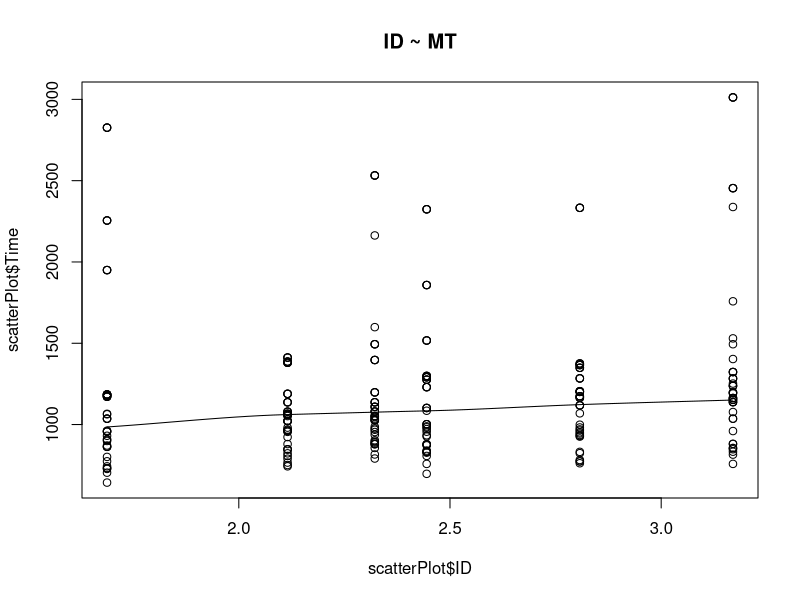
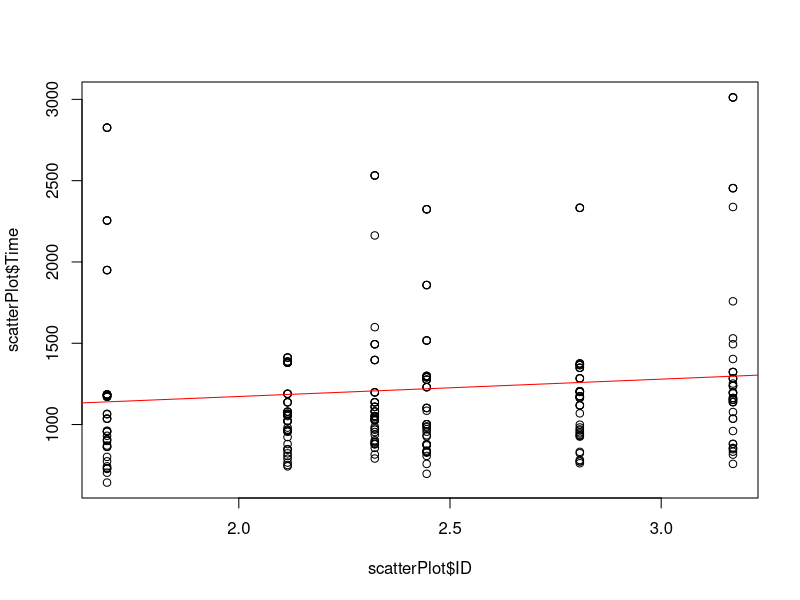
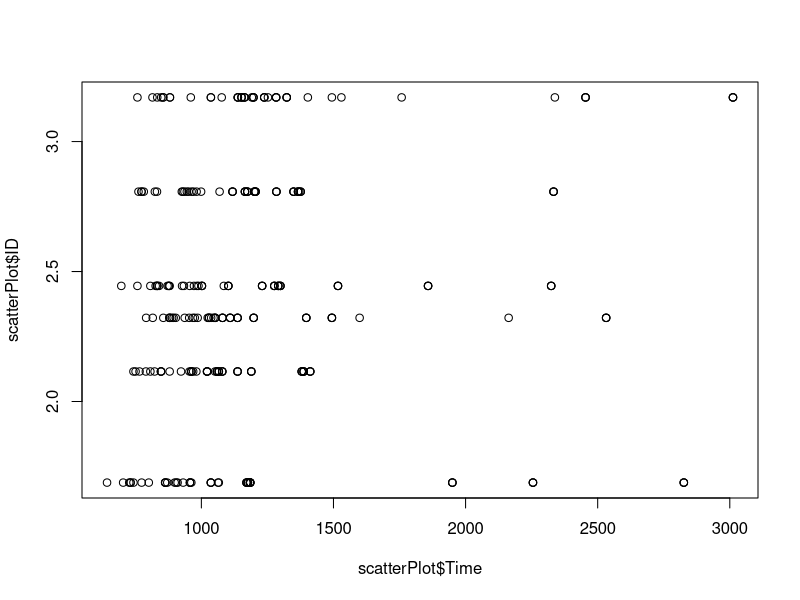

Source code (R) for these figures, in order: (Note: this script raises an error after producing the figures.)
# Title     : TODO
# Objective : TODO
# Created by: unaizafaiz
# Created on: 11/19/17


df<-read.table("output.txt",header = FALSE, sep=":",
              col.names = c("Index","C1x","C1y","C2x","C2y","Click1x","Click1y","Click2x","Click2y","Time"))
print(df)
df$c1ErrorX <-(df$Click1x-df$C1x)
df$c1ErrorY <-(df$Click1y-df$C1y)
df$c2ErrorX <-(df$Click2x-df$C2x)
df$c2ErrorY <-(df$Click2y-df$C2y)

df<-read.table("logfile.txt",header = FALSE, sep=":", col.names = c("W","D","Time"))
print(df)

#Calculate ID for each
df$ID <- log2((df$D/df$W)+1)
print(df)

#Building data frame of only columns ID and MT
scatterPlot<- df[,c(3,4)]

#Scatter Plot
scatter.smooth(x=scatterPlot$ID, y=scatterPlot$Time, main="ID ~ MT")


#Linear Regression
plot(scatterPlot$ID, scatterPlot$Time)
model1 <- lm(scatterPlot$Time~scatterPlot$ID, data=scatterPlot)
model1
abline(model1, col="red")


#Plot MT vs ID and TP vs ID
plot(scatterPlot$Time, scatterPlot$ID)
plot(scatterPlot$TP, scatterPlot$ID)

#Calculate meanTime for each group
meanTime <- aggregate(df$Time, list(W=df$W,D=df$D), mean)
print(meanTime)

#Calculate ID for each group
meanTime$ID <- log2((meanTime$D/meanTime$W)+1)
print(meanTime)

#save the data into a table
scatterPlotTable <- data.frame(meanTime$x,meanTime$ID)